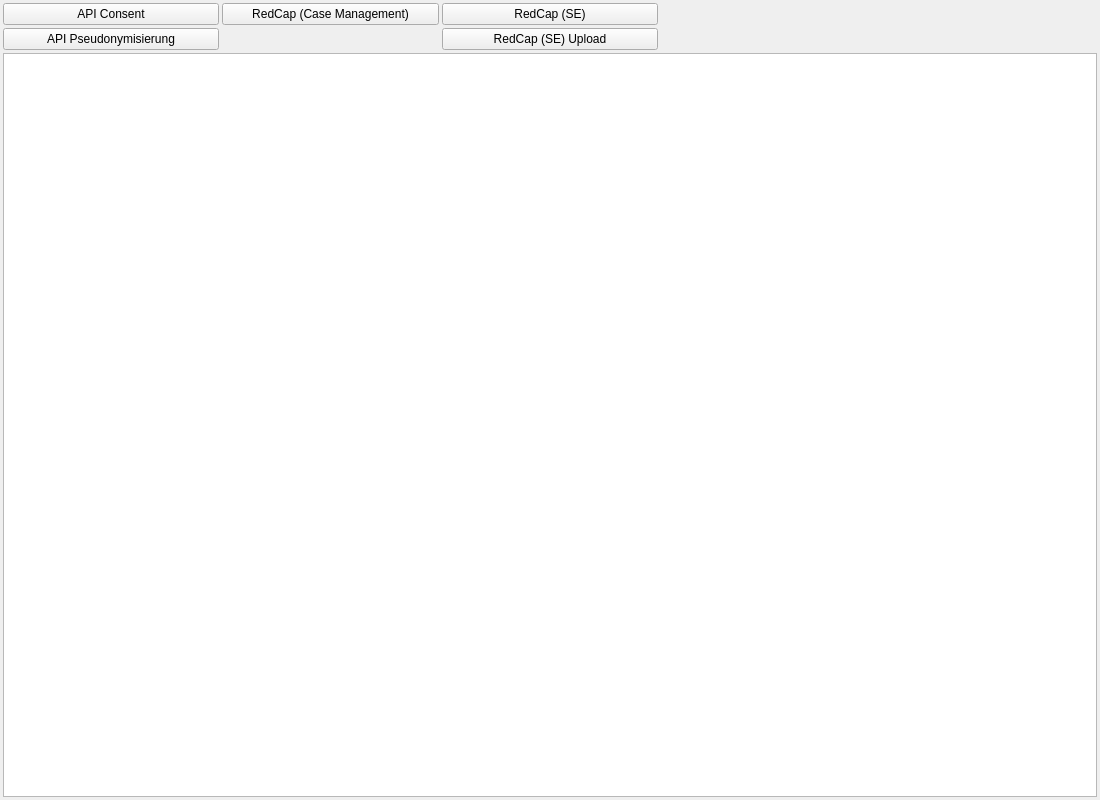
<?xml version="1.0" encoding="UTF-8"?>
<ui version="4.0">
 <class>MainWindow</class>
 <widget class="QMainWindow" name="MainWindow">
  <property name="enabled">
   <bool>true</bool>
  </property>
  <property name="geometry">
   <rect>
    <x>0</x>
    <y>0</y>
    <width>1100</width>
    <height>800</height>
   </rect>
  </property>
  <property name="acceptDrops">
   <bool>true</bool>
  </property>
  <property name="windowTitle">
   <string>MainWindow</string>
  </property>
  <property name="windowIcon">
   <iconset resource="resources.qrc">
    <normaloff>:/Icons/Icon.png</normaloff>:/Icons/Icon.png</iconset>
  </property>
  <widget class="QWidget" name="centralWidget">
   <layout class="QGridLayout" name="gridLayout" columnstretch="0,0,0,0,0">
    <property name="leftMargin">
     <number>3</number>
    </property>
    <property name="topMargin">
     <number>3</number>
    </property>
    <property name="rightMargin">
     <number>3</number>
    </property>
    <property name="bottomMargin">
     <number>3</number>
    </property>
    <property name="spacing">
     <number>3</number>
    </property>
    <item row="4" column="0" colspan="5">
     <widget class="QPlainTextEdit" name="output"/>
    </item>
    <item row="0" column="0">
     <widget class="QPushButton" name="api_consent">
      <property name="text">
       <string>API Consent</string>
      </property>
     </widget>
    </item>
    <item row="1" column="0">
     <widget class="QPushButton" name="api_pseudo">
      <property name="text">
       <string>API Pseudonymisierung</string>
      </property>
     </widget>
    </item>
    <item row="0" column="1">
     <widget class="QPushButton" name="api_redcap_case">
      <property name="text">
       <string>RedCap (Case Management)</string>
      </property>
     </widget>
    </item>
    <item row="0" column="2">
     <widget class="QPushButton" name="api_redcap_se">
      <property name="text">
       <string>RedCap (SE)</string>
      </property>
     </widget>
    </item>
    <item row="1" column="2">
     <widget class="QPushButton" name="api_redcap_se_upload">
      <property name="text">
       <string>RedCap (SE) Upload</string>
      </property>
     </widget>
    </item>
    <item row="0" column="3" colspan="2">
     <spacer name="horizontalSpacer">
      <property name="orientation">
       <enum>Qt::Horizontal</enum>
      </property>
      <property name="sizeHint" stdset="0">
       <size>
        <width>40</width>
        <height>20</height>
       </size>
      </property>
     </spacer>
    </item>
   </layout>
  </widget>
  <widget class="QMenuBar" name="menuBar">
   <property name="geometry">
    <rect>
     <x>0</x>
     <y>0</y>
     <width>1100</width>
     <height>21</height>
    </rect>
   </property>
  </widget>
 </widget>
 <layoutdefault spacing="6" margin="11"/>
 <resources>
  <include location="resources.qrc"/>
 </resources>
 <connections/>
</ui>
